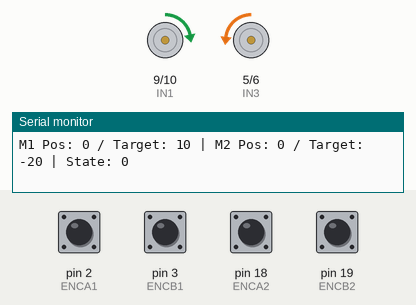
Simulated run of this sketch. Board: Arduino Mega 2560, built with avr-gcc and run on an emulated ATmega2560. Shown: motor-driver pin pairs drawn as motors (green arrow = first pin HIGH = forward, orange = second pin HIGH = backward, longer = more drive, scaled by the enable pin), the last lines printed to the serial monitor. The test bench sets the inputs (shaded band); at power-on: pin 2 (ENCA1), pin 3 (ENCB1), pin 18 (ENCA2), pin 19 (ENCB2) HIGH.

Above: at 1.2 s.
1.3 s: pin 2 (ENCA1) pulled LOW for 0.15 s
At 4.35 s:
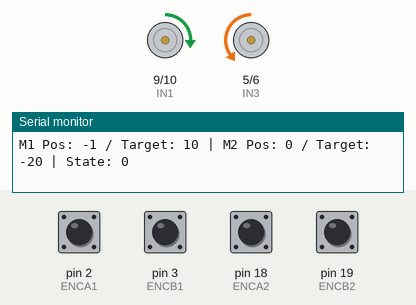
4.4 s: pin 18 (ENCA2) pulled LOW for 0.15 s
7.5 s: pin 2 (ENCA1) pulled LOW for 1 s
At 7.65 s:
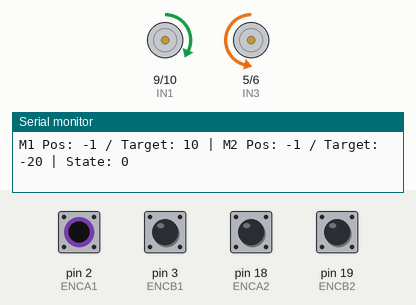
10.5 s: pin 2 (ENCA1) pulled LOW for 0.15 s
At 10.8 s:
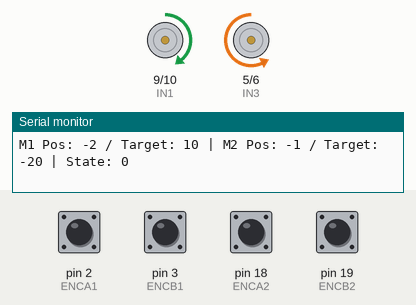
13.6 s: pin 18 (ENCA2) pulled LOW for 1 s
At 14.63 s:
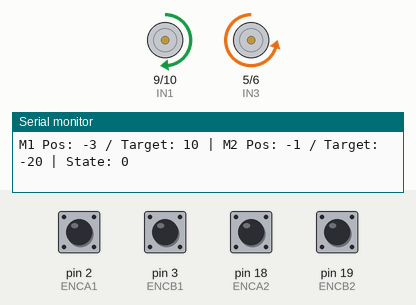
16.6 s: pin 2 (ENCA1) pulsed LOW 2 times (0.12 s each, 0.3 s apart)
Timing chart, 0 to 21.2 s (numbered marks = the images above; inputs shaded):
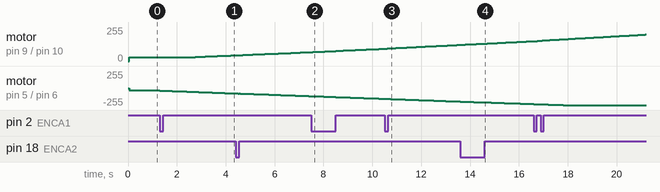

The sketch:

Arduino_PID_controller.ino
```cpp
// These volatile variables keep track of encoder pulses for each motor.
// The "volatile" keyword ensures the compiler doesn't optimize these variables away,
// as they are updated in interrupt service routines (ISRs).
volatile long encoder1Count = 0;
volatile long encoder2Count = 0;

// Define motor control pins for Motor 1 and Motor 2.
// ENA PWM-ENAbled pins for speed control.
// IN's control motor direction.

// Motor 1
#define ENA 8 // YELLOW
#define IN1 9 // BLUE
#define IN2 10 // WHITE

// Motor 2
#define ENB 7 // YELLOW
#define IN3 5 // BLUE
#define IN4 6 // WHITE

// Define the pins connected to the hall sensor outputs (encoders).
// Pins 2 and 3 are interrupt-capable on the Arduino Mega.

#define ENCA1 2  // (Blue) Hall Sensor Encoder A for motor 1
#define ENCB1 3  // (Purple) Hall Sensor Encoder B for motor 1

#define ENCA2 18  // (Blue) Hall Sensor Encoder A for motor 2
#define ENCB2 19  // (Purple) Hall Sensor Encoder B for motor 2


// Define the PID controller gains for each motor:
// Kp = Proportional gain, Ki = Integral gain, Kd = Derivative gain.
float Kp1 = 1, Ki1 = 0.7, Kd1 = 0;
float Kp2 = 1, Ki2 = 0.7, Kd2 = 0;

// Variables for PID control for Motor 1 and Motor 2.
float error1 = 0, lastError1 = 0, integral1 = 0;
float error2 = 0, lastError2 = 0, integral2 = 0;


// Define starting and target positions (in encoder counts) for relative movements.
// posA1/posA2 are the starting positions
// posB1/posB2 define how far to move
long posA1 = 0;
long posB1 = 10;

long posA2 = 0;
long posB2 = -20;

// Set the initial target positions to move from 0 to 100 counts.
long target1 = posB1;
long target2 = posB2;

// Motion state indicates the current direction: 0 = moving forward (to B), 1 = returning (to A).
int motionState = 0;

// Variables to track timing for PID updates and serial status prints.
unsigned long lastPIDTime = 0;
unsigned long lastPrintTime = 0;

// Acceptable error threshold for reaching the target (in encoder counts).
// The condition to detect when the target is reached now uses a threshold constant
// so that minor overshoots won’t prevent the motion state from switching.

const int ERROR_THRESHOLD = 5;

// Minimum PWM value to overcome static friction or deadband issues in the motor driver.
// In each PID update, if the computed output is nonzero but falls below a minimum value
// (here defined as 30), the output is bumped up to that minimum. This should overcome
// the motor’s static friction for small rotations
const int MIN_PWM = 30;

void setup() {
  // Initialize serial communication at 9600 baud for debugging.
  Serial.begin(9600);

  // Configure motor control pins as outputs.
  pinMode(ENA, OUTPUT); pinMode(IN1, OUTPUT); pinMode(IN2, OUTPUT);
  pinMode(ENB, OUTPUT); pinMode(IN3, OUTPUT); pinMode(IN4, OUTPUT);

  // Configure encoder pins as inputs with internal pull-up resistors enabled.
  // This is useful for the open-collector outputs of hall sensors.
  pinMode(ENCA1, INPUT_PULLUP);
  pinMode(ENCB1, INPUT_PULLUP);
  pinMode(ENCA2, INPUT_PULLUP);
  pinMode(ENCB2, INPUT_PULLUP);

  // Attach interrupt service routines (ISRs) to the encoder channel A pins.
  // These interrupts trigger on a rising edge, ensuring accurate count updates.
  attachInterrupt(digitalPinToInterrupt(ENCA1), encoder1ISR, RISING);
  attachInterrupt(digitalPinToInterrupt(ENCA2), encoder2ISR, RISING);

  // Initialize encoder counts to zero.
  encoder1Count = 0;
  encoder2Count = 0;
}

void loop() {
  // Capture the current time in milliseconds.
  unsigned long now = millis();

  // Run the PID control loops every 50ms.
  if (now - lastPIDTime >= 50) {
    updateMotor1PID();
    updateMotor2PID();
    lastPIDTime = now;
  }

  // Print status (encoder counts, target positions, and motion state) every 500ms.
  if (now - lastPrintTime >= 500) {
    printStatus();
    lastPrintTime = now;
  }

  // Check if both motors have reached their target positions within the ERROR_THRESHOLD.
  if (abs(encoder1Count - target1) < ERROR_THRESHOLD && abs(encoder2Count - target2) < ERROR_THRESHOLD) {
    // Stop both motors.
    setMotor(ENA, IN1, IN2, 0);
    setMotor(ENB, IN3, IN4, 0);
    delay(500);  // Brief delay to ensure motors have fully stopped.

    // Reverse the direction of movement:
    // If the current motion state is 0 (moving forward), set target to return to start.
    // If the state is 1 (returning), set target to move forward.
    if (motionState == 0) {
      target1 = posA1;  // Return to starting position (0)
      target2 = posA2;
      motionState = 1;
    } else {
      target1 = posB1;  // Move forward by the defined count (e.g., 100)
      target2 = posB2;
      motionState = 0;
    }

    // Reset encoder counts to zero to use relative movement for the next cycle.
    encoder1Count = 0;
    encoder2Count = 0;

    // Reset PID integrals and previous errors to prevent windup.
    integral1 = 0;
    integral2 = 0;
    lastError1 = 0;
    lastError2 = 0;
  }
}


// Update PID control for Motor 1.
void updateMotor1PID() {
  // Read the current encoder count.
  long currentPos = encoder1Count;
  // Calculate the error between the target and current position.
  error1 = target1 - currentPos;
  // Integrate the error over time (assuming a 50ms loop, i.e., 0.05 seconds).
  integral1 += error1 * 0.05;
  // Calculate the derivative (rate of change) of the error.
  float derivative = (error1 - lastError1) / 0.05;

  // Compute the PID output using the proportional, integral, and derivative terms.
  float output = Kp1 * error1 + Ki1 * integral1 + Kd1 * derivative;
  // Constrain the output to the valid PWM range (-255 to 255).
  output = constrain(output, -255, 255);

  // Enforce a minimum PWM to overcome static friction (deadband compensation).
  if (abs(output) > 0 && abs(output) < MIN_PWM) {
    output = (output > 0) ? MIN_PWM : -MIN_PWM;
  }

  // Send the computed PWM and direction to the motor.
  setMotor(ENA, IN1, IN2, output);

  // Update last error for the next PID cycle.
  lastError1 = error1;
}

// Update PID control for Motor 2.
void updateMotor2PID() {
  // Read the current encoder count.
  long currentPos = encoder2Count;
  // Calculate the error.
  error2 = target2 - currentPos;
  // Integrate the error over time.
  integral2 += error2 * 0.05;
  // Calculate the derivative of the error.
  float derivative = (error2 - lastError2) / 0.05;

  // Compute the PID output.
  float output = Kp2 * error2 + Ki2 * integral2 + Kd2 * derivative;
  // Constrain the output to the PWM limits.
  output = constrain(output, -255, 255);

  // Enforce a minimum PWM if needed.
  if (abs(output) > 0 && abs(output) < MIN_PWM) {
    output = (output > 0) ? MIN_PWM : -MIN_PWM;
  }

  // Update the motor with the computed value.
  setMotor(ENB, IN3, IN4, output);

  // Update last error for Motor 2.
  lastError2 = error2;
}


// This helper function sets the motor speed and direction based on the given "speed" value.
void setMotor(int en, int in1, int in2, float speed) {
  // Use analogWrite to output PWM based on the absolute value of speed.
  analogWrite(en, abs(speed));

  // Set the motor direction:
  // Positive speed => one direction; negative speed => reverse.
  if (speed > 0) {
    digitalWrite(in1, HIGH);
    digitalWrite(in2, LOW);
  } else if (speed < 0) {
    digitalWrite(in1, LOW);
    digitalWrite(in2, HIGH);
  } else { // If speed is 0, stop the motor by setting both direction pins LOW.
    digitalWrite(in1, LOW);
    digitalWrite(in2, LOW);
  }
}


// Interrupt Service Routine (ISR) for Motor 1's encoder.
void encoder1ISR() {
  // Read both encoder channels.
  bool a = digitalRead(ENCA1);
  bool b = digitalRead(ENCB1);
  // Determine direction: if both signals are equal, decrement the count; otherwise, increment.
  encoder1Count += (a == b) ? -1 : 1;
}

// ISR for Motor 2's encoder.
void encoder2ISR() {
  bool a = digitalRead(ENCA2);
  bool b = digitalRead(ENCB2);
  encoder2Count += (a == b) ? -1 : 1;
}


// This function prints motor positions, target positions, and motion state to the serial monitor.
void printStatus() {
  Serial.print("M1 Pos: "); Serial.print(encoder1Count);
  Serial.print(" / Target: "); Serial.print(target1);
  Serial.print(" | M2 Pos: "); Serial.print(encoder2Count);
  Serial.print(" / Target: "); Serial.print(target2);
  Serial.print(" | State: "); Serial.println(motionState);
}
```
